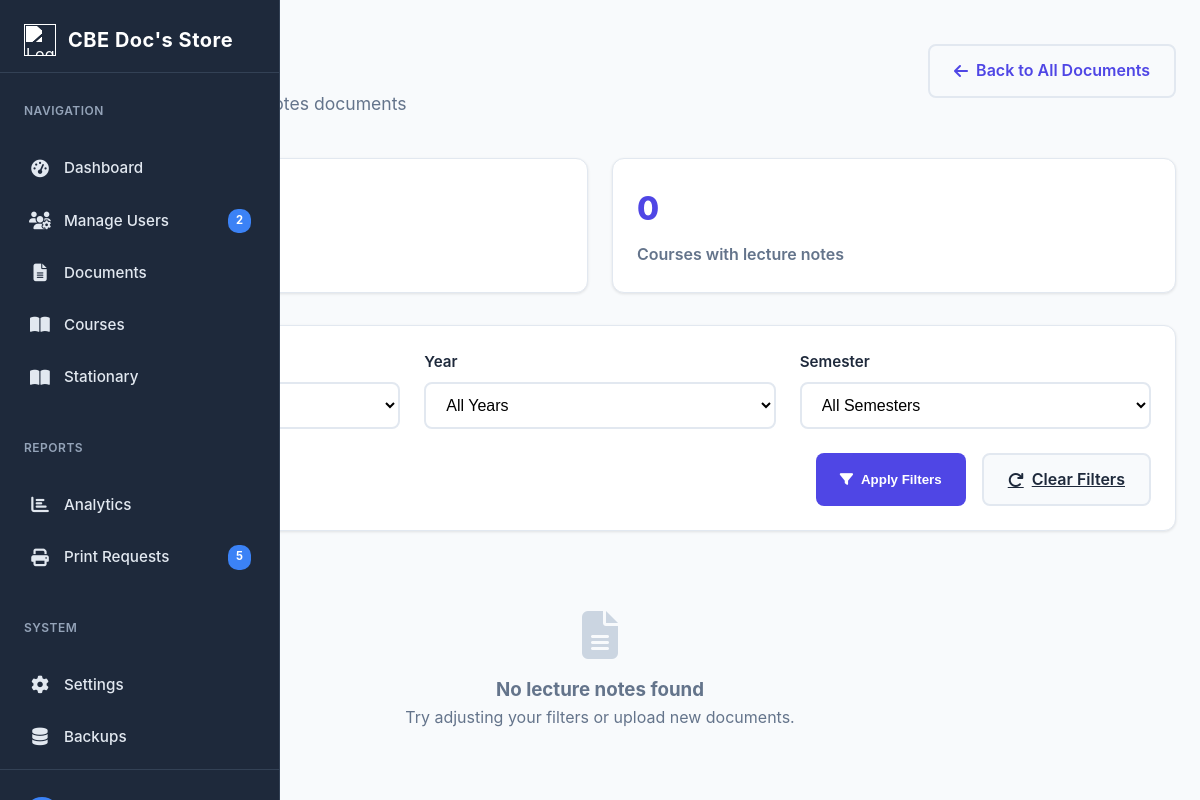
The app's page /admin/category_lecture_notes.php, older data.
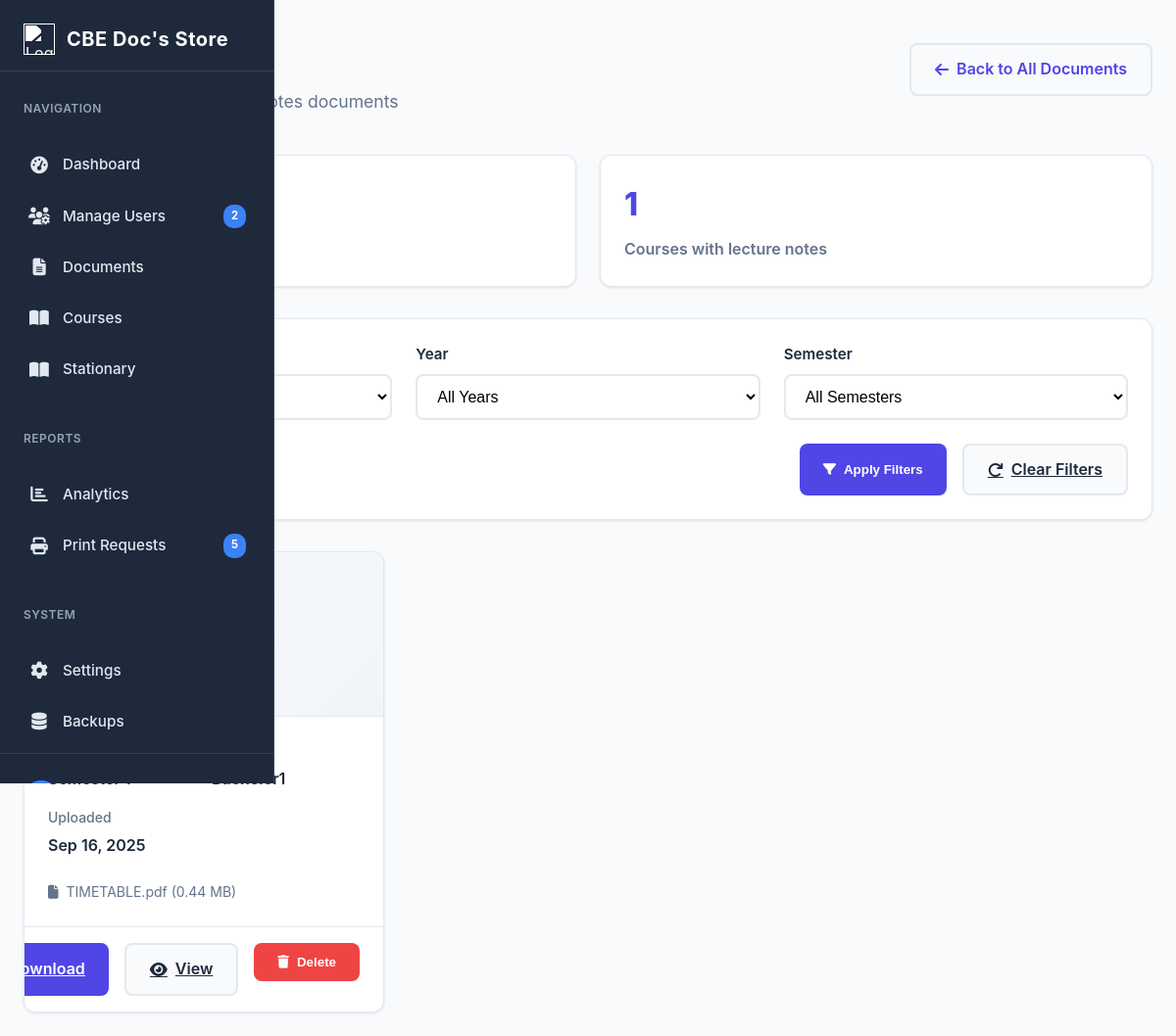
The same page, newer data.
### tables this page shows
CREATE TABLE `sem1_bachelor1_documents` (
  `doc_id` int(11) NOT NULL,
  `course_id` int(11) NOT NULL,
  `doc_type` varchar(50) NOT NULL,
  `title` varchar(255) NOT NULL,
  `description` text DEFAULT NULL,
  `file_path` varchar(255) NOT NULL,
  `file_name` varchar(255) NOT NULL,
  `file_size` int(11) NOT NULL,
  `file_type` varchar(20) NOT NULL,
  `level` varchar(20) NOT NULL,
  `uploaded_at` timestamp NULL DEFAULT current_timestamp(),
  `uploaded_by` int(11) DEFAULT NULL,
  `download_count` int(11) DEFAULT 0
);

### admin/category_lecture_notes.php (the view, shortened to what the changed rows need)
<?php
include("sidebar.php");
$current_file = basename(__FILE__, '.php');
$doc_type = str_replace('category_', '', $current_file);
$valid_types = [
    'lecture_notes' => ['icon' => 'fa-file-alt', 'name' => 'Lecture Notes'],
    'study_guides' => ['icon' => 'fa-book', 'name' => 'Study Guides'],
    'assignments' => ['icon' => 'fa-tasks', 'name' => 'Assignments'],
    'past_exams' => ['icon' => 'fa-question-circle', 'name' => 'Past Exams'],
    'case_studies' => ['icon' => 'fa-chart-bar', 'name' => 'Case Studies'],
    'projects' => ['icon' => 'fa-project-diagram', 'name' => 'Projects'],
    'field' => ['icon' => 'fa-map-marker-alt', 'name' => 'Field Reports'],
    'cover_pages' => ['icon' => 'fa-file-image', 'name' => 'Cover Pages']
];
$where_conditions = ["doc_type = ?"];
$query_params = [$doc_type];
$all_documents = [];
$semester_tables = [];
$levels = ['certificate', 'diploma1', 'diploma2', 'bachelor1', 'bachelor2', 'bachelor3'];
$semesters = ['1', '2'];
foreach ($semesters as $semester_val) {
    foreach ($levels as $level_val) {
        $table_name = 'sem' . $semester_val . '_' . $level_val . '_documents';
        $semester_tables[] = $table_name;
    }
}
foreach ($semester_tables as $table) {
    $table_check = $conn->query("SHOW TABLES LIKE '$table'");
    if ($table_check->num_rows > 0) {
        $query = "SELECT d.*, '$table' as source_table,
                 c.course_code, c.course_name
                 FROM $table d
                 LEFT JOIN courses c ON d.course_id = c.course_id";
        if (!empty($where_conditions)) {
            $query .= " WHERE " . implode(" AND ", $where_conditions);
        }
        $query .= " ORDER BY d.uploaded_at DESC";
        $stmt = $conn->prepare($query);
        if ($stmt) {
            if (!empty($query_params)) {
                $types = str_repeat('s', count($query_params));
                $stmt->bind_param($types, ...$query_params);
            }
            $stmt->execute();
            $result = $stmt->get_result();
            if ($result->num_rows > 0) {
                while ($row = $result->fetch_assoc()) {
                    preg_match('/sem(\d)_(\w+)_documents/', $table, $matches);
                    if (count($matches) === 3) {
                        $row['semester'] = $matches[1];
                        $row['level'] = $matches[2];
                    }
                    $all_documents[] = $row;
                }
            }
        }
    }
}
?>
<!DOCTYPE html>
<html lang="en">
<head>
    <link rel="stylesheet" href="https://cdnjs.cloudflare.com/ajax/libs/font-awesome/6.4.0/css/all.min.css">
</head>
<body>
    <main class="main-content">
        <div class="page-header">
            <div>
                <h1 class="page-title"><?php echo $valid_types[$doc_type]['name']; ?></h1>
            </div>
        </div>
        <div class="stats-bar">
            <div class="stat-card">
                <div class="stat-value"><?php
                    $unique_courses = [];
                    foreach ($all_documents as $doc) {
                        if (!in_array($doc['course_id'], $unique_courses)) {
                            $unique_courses[] = $doc['course_id'];
                        }
                    }
                    echo count($unique_courses);
                ?></div>
                <div class="stat-label">Courses with <?php echo strtolower($valid_types[$doc_type]['name']); ?></div>
            </div>
        </div>
        <div class="documents-grid">
            <?php if (empty($all_documents)): ?>
                <div class="no-documents">
                    <i class="fas fa-file-alt"></i>
                    <h3>No <?php echo strtolower($valid_types[$doc_type]['name']); ?> found</h3>
                    <p>Try adjusting your filters or upload new documents.</p>
                </div>
            <?php else: ?>
                <?php foreach ($all_documents as $document): ?>
                    <div class="document-card">
                        <div class="card-header">
                            <div class="doc-type-badge">
                            </div>
                            <h3 class="card-title"><?php echo htmlspecialchars($document['title']); ?></h3>
                            <p class="card-subtitle">
                            </p>
                        </div>
                        <div class="card-body">
                            <div class="doc-meta">
                                <div class="meta-item">
                                    <span class="meta-label">Semester</span>
                                    <span class="meta-value">Semester <?php echo $document['semester']; ?></span>
                                </div>
                                <div class="meta-item">
                                    <span class="meta-label">Level</span>
                                    <span class="meta-value"><?php echo ucfirst($document['level']); ?></span>
                                </div>
                                <div class="meta-item">
                                    <span class="meta-label">Uploaded</span>
                                    <span class="meta-value"><?php echo date('M j, Y', strtotime($document['uploaded_at'])); ?></span>
                                </div>
                            </div>
                            <div class="file-info">
                                <i class="fas fa-file"></i>
                                <?php echo htmlspecialchars($document['file_name']); ?>
                                (<?php echo round($document['file_size'] / 1024 / 1024, 2); ?> MB)
                            </div>
                        </div>
                        <div class="card-footer">
                            <a href="../admin/<?php echo htmlspecialchars($document['file_path']); ?>"
                               class="btn btn-primary" download>
                                <i class="fas fa-download"></i> Download
                            </a>
                            <a href="../admin/<?php echo htmlspecialchars($document['file_path']); ?>"
                               class="btn btn-secondary" target="_blank">
                                <i class="fas fa-eye"></i> View
                            </a>
                            <form method="POST" style="display: inline;">
                                <button type="submit" name="delete_document" class="btn btn-danger"
                                        onclick="return confirm('Are you sure you want to delete this document?')">
                                    <i class="fas fa-trash"></i> Delete
                                </button>
                            </form>
                        </div>
                    </div>
                <?php endforeach; ?>
            <?php endif; ?>
        </div>
    </main>
</body>
</html>

Row changes from the older to the newer data that the page shows:
added sem1_bachelor1_documents: uploaded_at "Sep 16, 2025", file_name "TIMETABLE.pdf", $document['file_size']/1024/1024 "0.44"
Text that changed along with them:
count($unique_courses): "0" → "1"
$valid_types[$doc_type]['name']: "lecture notes" → (not shown)
text no longer shown: "No found Try adjusting your filters or upload new documents."
